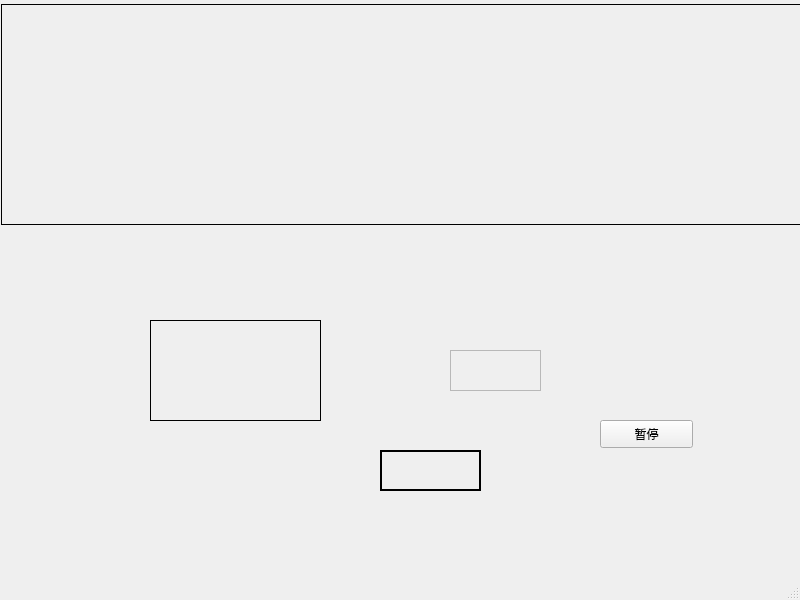
<?xml version="1.0" encoding="UTF-8"?>
<ui version="4.0">
 <class>MainWindow</class>
 <widget class="QMainWindow" name="MainWindow">
  <property name="geometry">
   <rect>
    <x>0</x>
    <y>0</y>
    <width>800</width>
    <height>600</height>
   </rect>
  </property>
  <property name="windowTitle">
   <string>MainWindow</string>
  </property>
  <widget class="QWidget" name="centralwidget">
   <widget class="MyLabel" name="label">
    <property name="geometry">
     <rect>
      <x>1</x>
      <y>4</y>
      <width>801</width>
      <height>221</height>
     </rect>
    </property>
    <property name="frameShape">
     <enum>QFrame::Box</enum>
    </property>
    <property name="frameShadow">
     <enum>QFrame::Plain</enum>
    </property>
    <property name="text">
     <string/>
    </property>
   </widget>
   <widget class="QLabel" name="label_2">
    <property name="geometry">
     <rect>
      <x>150</x>
      <y>320</y>
      <width>171</width>
      <height>101</height>
     </rect>
    </property>
    <property name="frameShape">
     <enum>QFrame::Box</enum>
    </property>
    <property name="text">
     <string/>
    </property>
   </widget>
   <widget class="QLabel" name="label_3">
    <property name="geometry">
     <rect>
      <x>450</x>
      <y>350</y>
      <width>91</width>
      <height>41</height>
     </rect>
    </property>
    <property name="frameShape">
     <enum>QFrame::StyledPanel</enum>
    </property>
    <property name="text">
     <string/>
    </property>
   </widget>
   <widget class="QLabel" name="label_4">
    <property name="geometry">
     <rect>
      <x>380</x>
      <y>450</y>
      <width>101</width>
      <height>41</height>
     </rect>
    </property>
    <property name="frameShape">
     <enum>QFrame::WinPanel</enum>
    </property>
    <property name="text">
     <string/>
    </property>
   </widget>
   <widget class="QPushButton" name="pushButton">
    <property name="geometry">
     <rect>
      <x>600</x>
      <y>420</y>
      <width>93</width>
      <height>28</height>
     </rect>
    </property>
    <property name="text">
     <string>暂停</string>
    </property>
   </widget>
  </widget>
  <widget class="QMenuBar" name="menubar">
   <property name="geometry">
    <rect>
     <x>0</x>
     <y>0</y>
     <width>800</width>
     <height>26</height>
    </rect>
   </property>
  </widget>
  <widget class="QStatusBar" name="statusbar"/>
 </widget>
 <customwidgets>
  <customwidget>
   <class>MyLabel</class>
   <extends>QLabel</extends>
   <header location="global">mylabel.h</header>
  </customwidget>
 </customwidgets>
 <resources/>
 <connections/>
</ui>
